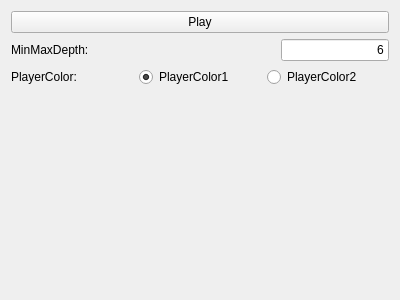
<?xml version="1.0" encoding="UTF-8"?>
<ui version="4.0">
 <class>TwoPlayerMinMaxWidget</class>
 <widget class="QWidget" name="TwoPlayerMinMaxWidget">
  <property name="geometry">
   <rect>
    <x>0</x>
    <y>0</y>
    <width>400</width>
    <height>300</height>
   </rect>
  </property>
  <property name="windowTitle">
   <string>Form</string>
  </property>
  <layout class="QVBoxLayout" name="verticalLayout">
   <item>
    <widget class="QPushButton" name="PlayButton">
     <property name="text">
      <string>Play</string>
     </property>
    </widget>
   </item>
   <item>
    <layout class="QHBoxLayout" name="Depth">
     <item>
      <widget class="QLabel" name="MinMaxDepthLabel">
       <property name="text">
        <string>MinMaxDepth: </string>
       </property>
      </widget>
     </item>
     <item alignment="Qt::AlignRight">
      <widget class="QLineEdit" name="MinMaxDepthInput">
       <property name="text">
        <string>6</string>
       </property>
       <property name="alignment">
        <set>Qt::AlignRight|Qt::AlignTrailing|Qt::AlignVCenter</set>
       </property>
      </widget>
     </item>
    </layout>
   </item>
   <item>
    <layout class="QHBoxLayout" name="PlayerColor">
     <item>
      <widget class="QLabel" name="PlayerColorLabel">
       <property name="text">
        <string>PlayerColor: </string>
       </property>
      </widget>
     </item>
     <item>
      <widget class="QRadioButton" name="PlayerColor1Radio">
       <property name="text">
        <string>PlayerColor1</string>
       </property>
       <property name="checked">
        <bool>true</bool>
       </property>
      </widget>
     </item>
     <item>
      <widget class="QRadioButton" name="PlayerColor2Radio">
       <property name="text">
        <string>PlayerColor2</string>
       </property>
      </widget>
     </item>
    </layout>
   </item>
   <item>
    <spacer name="verticalSpacer">
     <property name="orientation">
      <enum>Qt::Vertical</enum>
     </property>
     <property name="sizeHint" stdset="0">
      <size>
       <width>20</width>
       <height>40</height>
      </size>
     </property>
    </spacer>
   </item>
  </layout>
 </widget>
 <resources/>
 <connections/>
</ui>
